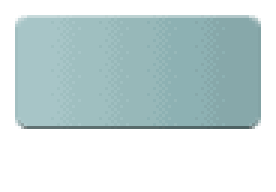
#> input picture modules/casio-addin/assets-cg/template-uns.png, 92 x 64 px (shown 3 times larger)
$ python make_icons.py
#> lines starting #> are read from the running program, lines starting #| are printed output that depends on the picture; after the words box and inside, x2 and y2 are one past the last pixel; in counts of white or black regions, pixels touching at a corner belong together
"""Draw the two MENU icons for the add-in (92 x 64, as the fx-CG50 wants).

The tile, its dithered gradient, bevel and the cyan "selected" background come
from the icon template in the fxSDK (Copyright (C) 2015-2022 gint/fxSDK
contributors, MIT licence; see LICENSE-fxsdk-template.txt), stored here
as template-uns.png / template-sel.png. The tile is recoloured orange and a
white conical flask is drawn on it. The add-in NAME below the tile (y >= 43) is
printed by the calculator itself, so nothing is drawn there.

Both images must be opaque RGB: fxgxa turns transparent pixels black.
"""
from pathlib import Path

from PIL import Image, ImageChops, ImageDraw, ImageOps

# The icons go next to this script, wherever the repo is checked out.
HERE = Path(__file__).resolve().parent

TILE = (242, 138, 36)           # saturated orange; no built-in app uses it
MID = (151, 184, 185)           # the template tile's middle grey-teal band
LREF = sum(MID) / 3
X0, Y0, X1, Y1 = 5, 5, 86, 42   # the tile, inclusive
CORNER_X = (5, 6, 7, 84, 85, 86)
CORNER_Y = (5, 6, 41, 42)


def recolour(p):
    """Keep the template's light/dark structure, swap the hue for TILE."""
    lum = sum(p[:3]) / 3
    if lum <= LREF:
        return tuple(round(c * lum / LREF) for c in TILE)
    k = (lum - LREF) / (255 - LREF)
    return tuple(round(c + (255 - c) * k) for c in TILE)


def tile_image(selected):
#> called with selected = False
    base = Image.open(HERE / ("template-sel.png" if selected else "template-uns.png"))
#> base is the input picture: PIL image 92x64 RGB; mean R, G, B 199.7, 216.6, 217.4
    base = base.convert("RGB")
    out = base.copy()
    for y in range(Y0, Y1 + 1):
        for x in range(X0, X1 + 1):
            p = base.getpixel((x, y))
            if x in CORNER_X and y in CORNER_Y:
                # a rounded corner: tile blended into the background, so
                # recolour the tile part only, keeping the blend amount
                bg = base.getpixel((x, 46)) if selected else (255, 255, 255)
                ref = base.getpixel((min(max(x, 8), 83), y))
                span = sum(abs(a - b) for a, b in zip(ref, bg)) or 1
                a = min(1.0, sum(abs(q - b) for q, b in zip(p, bg)) / span)
                t = recolour(ref)
                out.putpixel((x, y), tuple(round(b + a * (c - b)) for b, c in zip(bg, t)))
            else:
                out.putpixel((x, y), recolour(p))
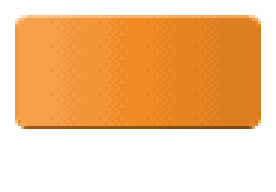
#> out: PIL image 92x64 RGB (shown 3 times larger); mean R, G, B 243.8, 194.6, 145.9
    return out


# The left half of the glyph; flask() mirrors it, so it is exactly symmetric
# about x = 45.5, the middle of the tile (x 5..86), and its y 9..38 are centred
# on y = 23.5, the middle of the tile (y 5..42). It spans x 24..67, clear of the
# OS's shortcut-key square at about x 72..83, y 8..19.
RECTS = ((36, 9, 55, 10),       # lip
         (40, 11, 41, 20),      # neck
         (24, 37, 67, 38),      # base
         (34, 29, 57, 30),      # liquid level
         (45, 23, 46, 24))      # a drop
SHOULDER = ((41, 20), (24, 36))
BUBBLE = (41, 34)


def flask(k=1):
    """The glyph as a mask, 2 px strokes drawn k times as big on a 92 x 64
    canvas. k = 1 is the icon; the menus' watermark is the same shape at 3."""
#> called with k = 1
    m = Image.new("L", (92 * k, 64 * k), 0)
#> m: PIL image 92x64 L; every value is 0
    d = ImageDraw.Draw(m)
    for x0, y0, x1, y1 in RECTS:
        d.rectangle([x0 * k, y0 * k, (x1 + 1) * k - 1, (y1 + 1) * k - 1], fill=255)
    a, b = SHOULDER
    d.line([(a[0] * k, a[1] * k), (b[0] * k, b[1] * k)], fill=255, width=2 * k)
    x, y = BUBBLE
    d.ellipse([(x - 2) * k, (y - 2) * k, (x + 3) * k - 1, (y + 3) * k - 1],
              outline=255, width=k)
    return ImageChops.lighter(m, ImageOps.mirror(m))
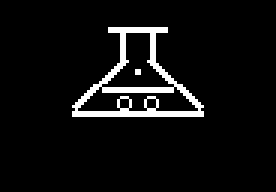
#> returned value: PIL image 92x64 L (shown 3 times larger); 5.7% white in thin lines or dots, all inside (x1, y1, x2, y2) = (24, 9, 68, 39)


def draw(selected):
    image = tile_image(selected)
    mask = flask()
    shadow = Image.new("L", mask.size, 0)
    shadow.paste(mask.point(lambda v: v * 3 // 10), (0, 1))     # 30% black, +1 y
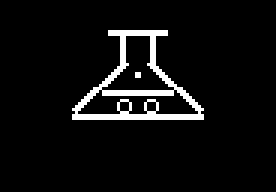
#> shadow: PIL image 92x64 L (shown 3 times larger); values 0 (black) and 76 (white), 5.7% white in thin lines or dots, all inside (x1, y1, x2, y2) = (24, 10, 68, 40)
    image.paste((0, 0, 0), mask=shadow)
    image.paste((255, 255, 255), mask=mask)
#> call 2 of draw, with selected = True
#> call 2 of tile_image, with selected = True
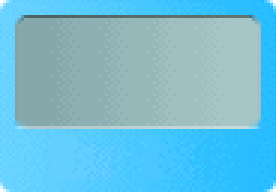
#> input picture modules/casio-addin/assets-cg/template-sel.png, 92 x 64 px (shown 3 times larger)
#> in tile_image, base is the input picture: PIL image 92x64 RGB; mean R, G, B 113.7, 190.6, 217.4
#> the loop in tile_image (call 2), `for y in range(Y0, Y1 + 1):` made 38 passes
#> after the loop in tile_image (call 2), `for y in range(Y0, Y1 + 1):`:
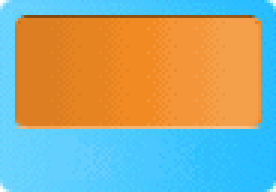
#> out: PIL image 92x64 RGB (shown 3 times larger); mean R, G, B 158, 168.5, 145.7
#> in draw (call 2), `image.paste((255, 255, 255), mask=mask)`:
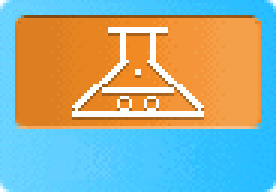
#> image: PIL image 92x64 RGB (shown 3 times larger); mean R, G, B 157.3, 174.2, 157.7
    return image


def watermark():
    """The glyph at 3x as a 1 bpp bitmap for the menus' background, written as
    a C header (rows top to bottom, 8 pixels a byte, leftmost pixel = top bit)."""
    mask = flask(3).point(lambda v: 255 if v >= 128 else 0)
#> in flask (call 3), `m = Image.new("L", (92 * k, 64 * k), 0)`: m: PIL image 276x192 L; every value is 0
#> in flask (call 3), `return ImageChops.lighter(m, ImageOps.mirror(m))`: returned value: PIL image 276x192 L; 5.4% white; 4 white regions, box (x1, y1, x2, y2) and area: (71, 27, 205, 110) 1372, (72, 96, 204, 117) 1008, (102, 87, 174, 93) 432, (135, 69, 141, 75) 36
    mask = mask.crop(mask.getbbox())
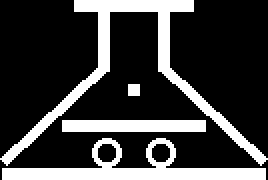
#> mask: PIL image 134x90 L (shown 2 times larger); 23.6% white; 4 white regions, box (x1, y1, x2, y2) and area: (0, 0, 134, 83) 1372, (1, 69, 133, 90) 1008, (31, 60, 103, 66) 432, (64, 42, 70, 48) 36
    w, h = mask.size
    rows = []
    for y in range(h):
        bits = [mask.getpixel((x, y)) > 0 for x in range(w)]
        bits += [False] * (-w % 8)
        rows.append(", ".join("0x%02x" % sum(b << (7 - i) for i, b in enumerate(bits[j:j + 8]))
                              for j in range(0, len(bits), 8)))
    path = HERE.parent / "src" / "ui" / "flask_mark.h"
    path.write_text(
        "/* The flask glyph at 3x, a 1 bpp bitmap. Generated by assets-cg/make_icons.py;\n"
        " * do not edit. */\n"
        "#define FLASK_W %d\n#define FLASK_H %d\n"
        "static const unsigned char flask_mark[] = {\n    %s\n};\n"
        % (w, h, ",\n    ".join(rows)), newline="\n")


if __name__ == "__main__":
    draw(False).save(HERE / "icon-uns.png")
    draw(True).save(HERE / "icon-sel.png")
    watermark()
    print("icons and watermark written")
